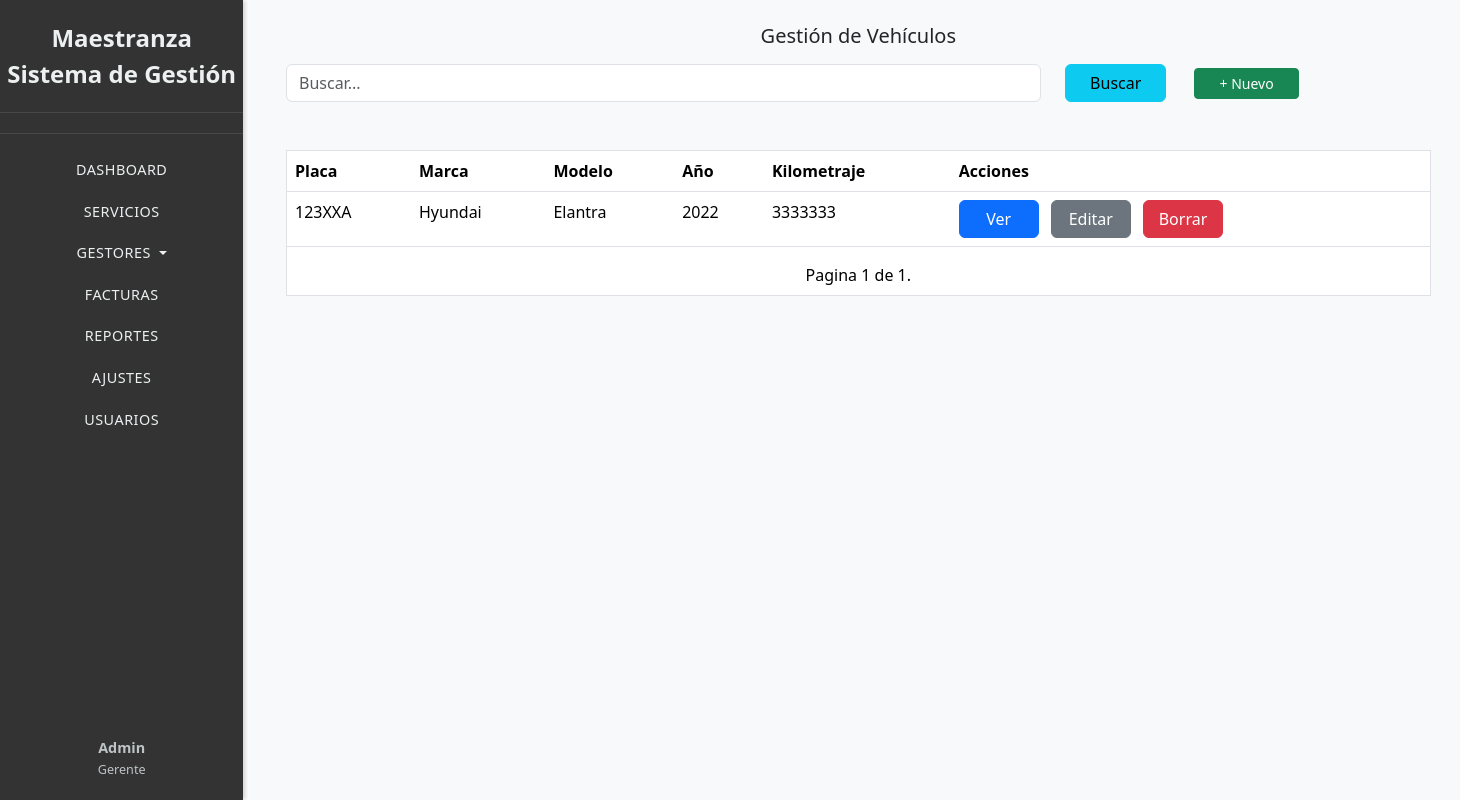
The page /vehiculos/ on the database as committed earlier.
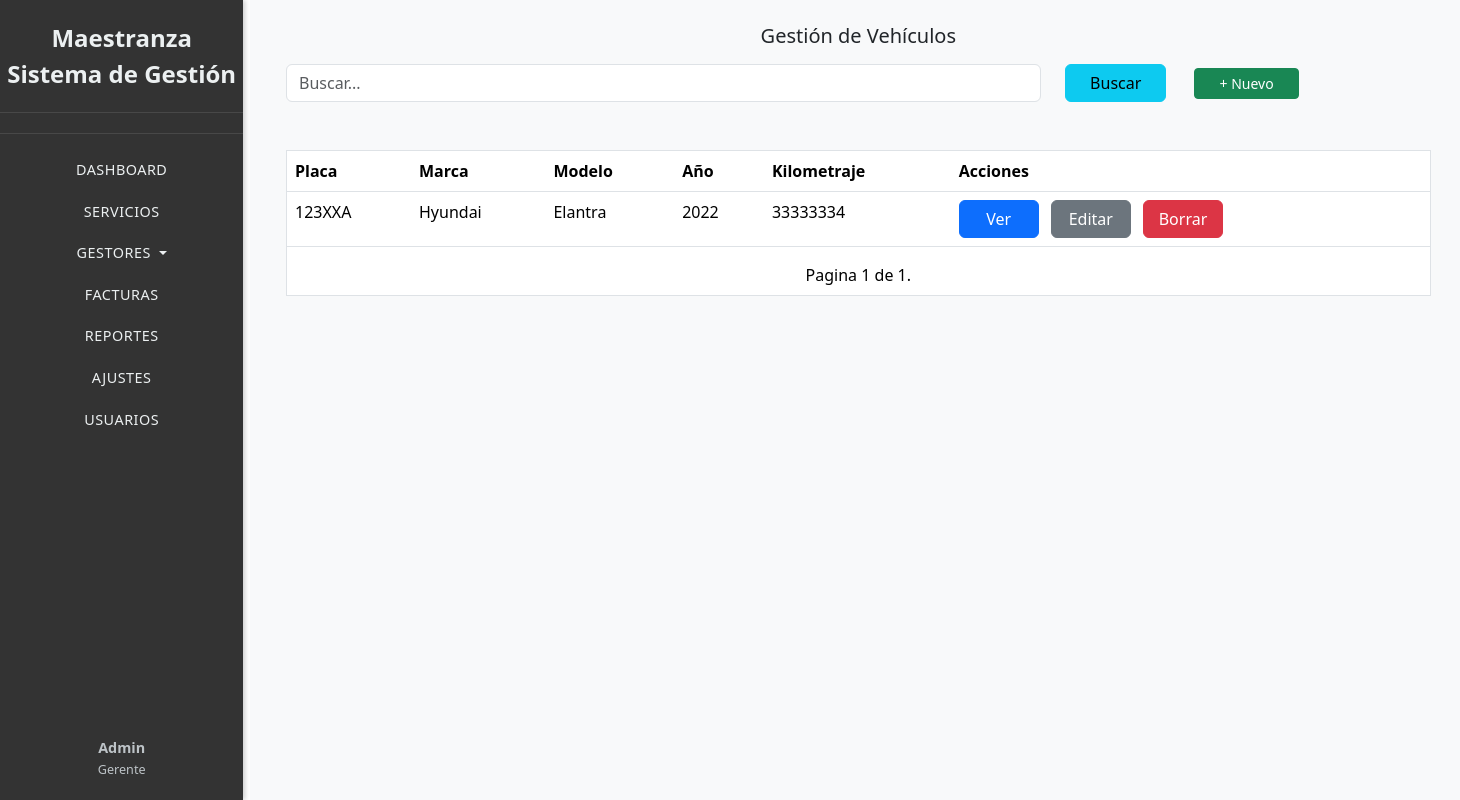
The same page on the database as committed later.
### vehiculo/models.py (models this page shows, shortened)
class Vehiculo(models.Model):
    placa = models.CharField(max_length=6, blank= None)
    marca = models.CharField(max_length=50, blank= None)
    modelo = models.CharField(max_length=50)
    anio = models.IntegerField(blank= None)
    kilometraje = models.IntegerField(blank=None)
    created = models.DateTimeField(editable=None, auto_now=True)
    def get_detalle_url(self):
        return reverse('vehiculo_detalle', args=[self.id])
    def get_editar_url(self):
        return reverse('vehiculo_editar', args=[self.id])
    def get_borrar_url(self):
        return reverse('vehiculo_borrar', args=[self.id])

### vehiculo/views.py (the view)
# urls.py: path('', views.vehiculo_lista, name='vehiculo_index'),
def vehiculo_lista(request):
    vehiculos = Vehiculo.objects.filter(placa__icontains= request.GET.get('search', ''))
    paginator = Paginator(vehiculos, 10)
    page_number = request.GET.get('page',1)
    try:
        vehiculos = paginator.page(page_number)
    except EmptyPage:
        vehiculos = paginator.page(paginator.num_pages)
    except PageNotAnInteger:
        vehiculos = paginator.page(1)
    context = {'vehiculos': vehiculos,
               'urlindex': 'vehiculo_index',
               'urlcrear': 'vehiculo_crear'}
    return render(request, 'vehiculo/index.html', context)

### templates/vehiculo/index.html (shortened to what this page needs)
{% extends "componentes/tablas.html" %}
{% block titabla %}Gestión de Vehículos{% endblock titabla %}
{% block Thead %}
<th>Placa</th>
<th>Marca</th>
<th>Modelo</th>
<th>Año</th>
<th>Kilometraje</th>
<th>Acciones</th>
{% endblock Thead %}
{% block tbody %}
{% for vehiculo in vehiculos %}
<tr>
    <td>{{ vehiculo.placa}}</td>
    <td>{{vehiculo.marca}}</td>
    <td>{{vehiculo.modelo}}</td>
    <td>{{vehiculo.anio}}</td>
    <td>{{vehiculo.kilometraje}}</td>
    {% include "componentes/botones.html" with modelo=vehiculo %}
</tr>
{% endfor %}
{% endblock tbody %}
{% block tfoot %}
<td colspan="6">{% include "componentes/pagination.html" with page=vehiculos %}</td>
{% endblock tfoot %}

### templates/componentes/botones.html
<td>
    <span>
        <a class="btn btn-primary" href="{{ modelo.get_detalle_url }}">Ver</a>
        <a class="btn btn-secondary mx-2" href="{{ modelo.get_editar_url }}">Editar</a>
        <a class="btn btn-danger" href="{{ modelo.get_borrar_url }}">Borrar</a>
    </span>
</td>

Rows that differ between the two databases and show on the page:
changed Vehiculo "123XXA": kilometraje "3333333" → "33333334"
